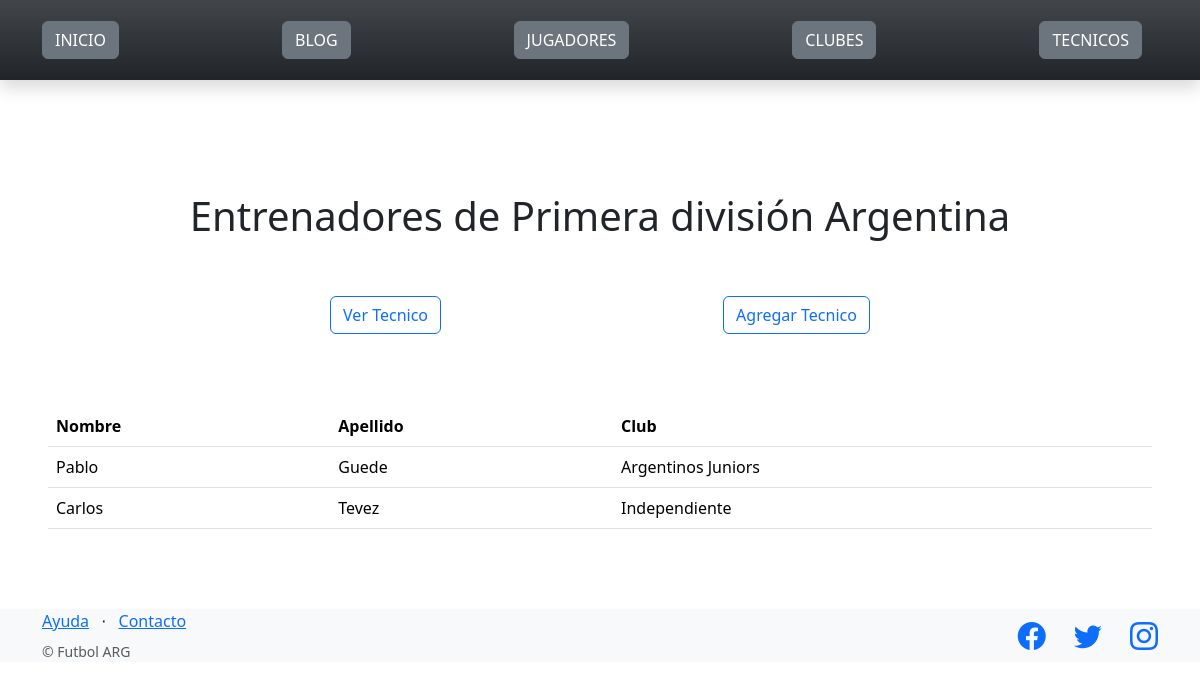
/futbol/entrenadores/, run on an earlier commit of the app's database.
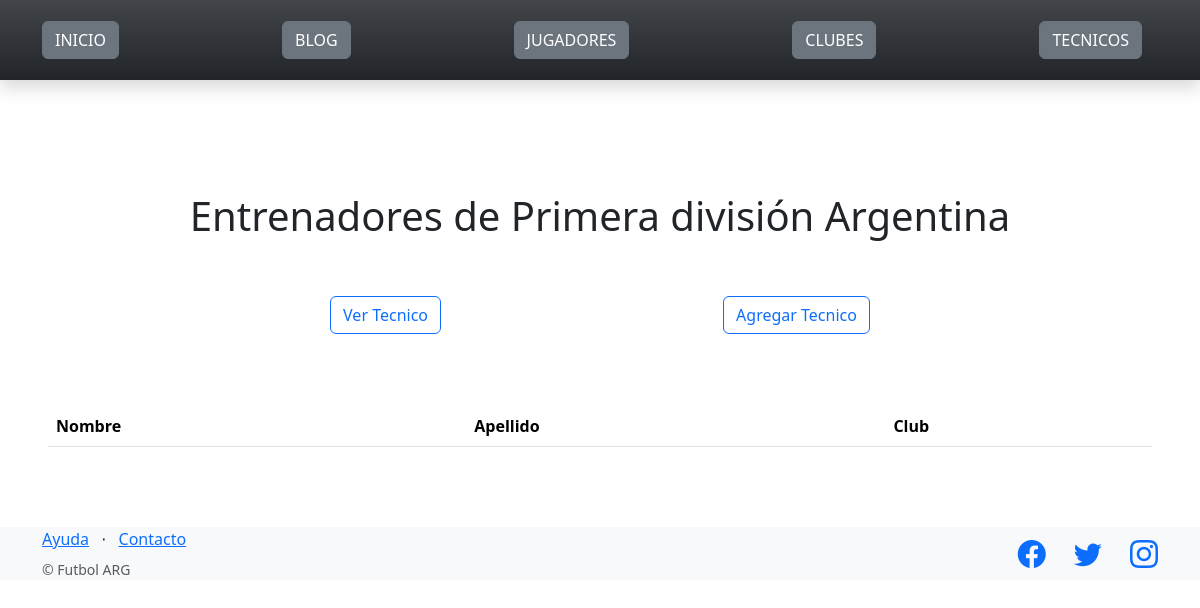
And on a later commit of the database.
### control_futbol/models.py (models this page shows)
class Entrenador(models.Model):
    nombre = models.CharField(max_length=64)
    apellido = models.CharField(max_length=256)
    club = models.CharField(max_length=256)

### control_futbol/views.py (the view)
# urls.py: path("entrenadores/",  listar_entrenadores, name="lista_entrenadores"),
def listar_entrenadores(request):
    contexto = {
        "entrenadores": Entrenador.objects.all(),
    }
    http_response = render(
        request = request,
        template_name = 'control_futbol/lista_entrenadores.html',
        context=contexto,
    )
    return http_response

### control_futbol/templates/control_futbol/lista_entrenadores.html (shortened to what this page needs)
{% extends "base.html" %}
{% block contenido %}
<h1 class="d-flex justify-content-center">Entrenadores de Primera división Argentina</h1>
<br><br>
<section class="d-flex justify-content-evenly">
    <a href="{% url 'lista_entrenadores' %}"><button type="button" class="btn btn-outline-primary">Ver Tecnico</button></a>
    <a href="{% url 'agregar_entrenadores' %}"><button type="button" class="btn btn-outline-primary">Agregar Tecnico</button></a>
</section>
<br><br><br>
<table class="table">
    <tbody>
        <tr>
            <th>Nombre</th>
            <th>Apellido</th>
            <th>Club</th>
        </tr>
        {% for Entrenador in entrenadores %}
        <tr>
            <td>{{ Entrenador.nombre }}</td>
            <td>{{ Entrenador.apellido }}</td>
            <td>{{ Entrenador.club }}</td>
        </tr>
        {% endfor %}
    </tbody>
</table>
{% endblock contenido %}

What changed in the data, as far as the page shows it:
removed Entrenador: nombre "Pablo", apellido "Guede", club "Argentinos Juniors"
removed Entrenador: nombre "Carlos", apellido "Tevez", club "Independiente"
